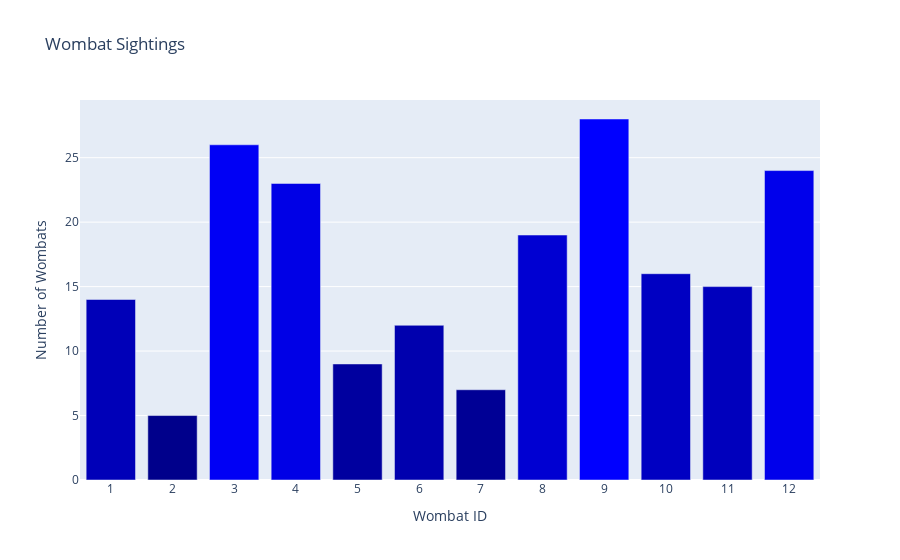

Source (notebook cell):
### Code cell
df = pd.read_csv("Task_2.4_data.csv")

df['id'] = df.index + 1  
bar_width = 0.35

fig = px.bar(
    df,
    x='id',
    y='wombats',
    color='wombats',
    color_continuous_scale=['darkblue', 'blue'],
    labels={'id': 'Wombat ID', 'wombats': 'Number of Wombats'},
    title='Wombat Sightings'
)

fig.update_layout(
    xaxis=dict(
        tickmode='linear',
        tick0=1,
        dtick=1
    ),
    coloraxis_showscale=False
)

fig.update_traces(textposition='outside') # Fix text position abov the columns

fig.show()

### Figure 1 — Plotly figure (JSON) as saved in the notebook; plotly's stock layout.template omitted (floating-point values rounded to 4 significant figures)
{"data": [{"hovertemplate": "Wombat ID=%{x}<br>Number of Wombats=%{marker.color}<extra></extra>", "legendgroup": "", "marker": {"color": [14, 5, 26, 23, 9, 12, 7, 19, 28, 16, 15, 24], "coloraxis": "coloraxis", "pattern": {"shape": ""}}, "name": "", "orientation": "v", "showlegend": false, "textposition": "outside", "type": "bar", "x": [1, 2, 3, 4, 5, 6, 7, 8, 9, 10, 11, 12], "xaxis": "x", "y": [14, 5, 26, 23, 9, 12, 7, 19, 28, 16, 15, 24], "yaxis": "y"}], "layout": {"barmode": "relative", "coloraxis": {"colorbar": {"title": {"text": "Number of Wombats"}}, "colorscale": [[0, "darkblue"], [1, "blue"]], "showscale": false}, "legend": {"tracegroupgap": 0}, "title": {"text": "Wombat Sightings"}, "xaxis": {"anchor": "y", "domain": [0, 1], "dtick": 1, "tick0": 1, "tickmode": "linear", "title": {"text": "Wombat ID"}}, "yaxis": {"anchor": "x", "domain": [0, 1], "title": {"text": "Number of Wombats"}}}}
